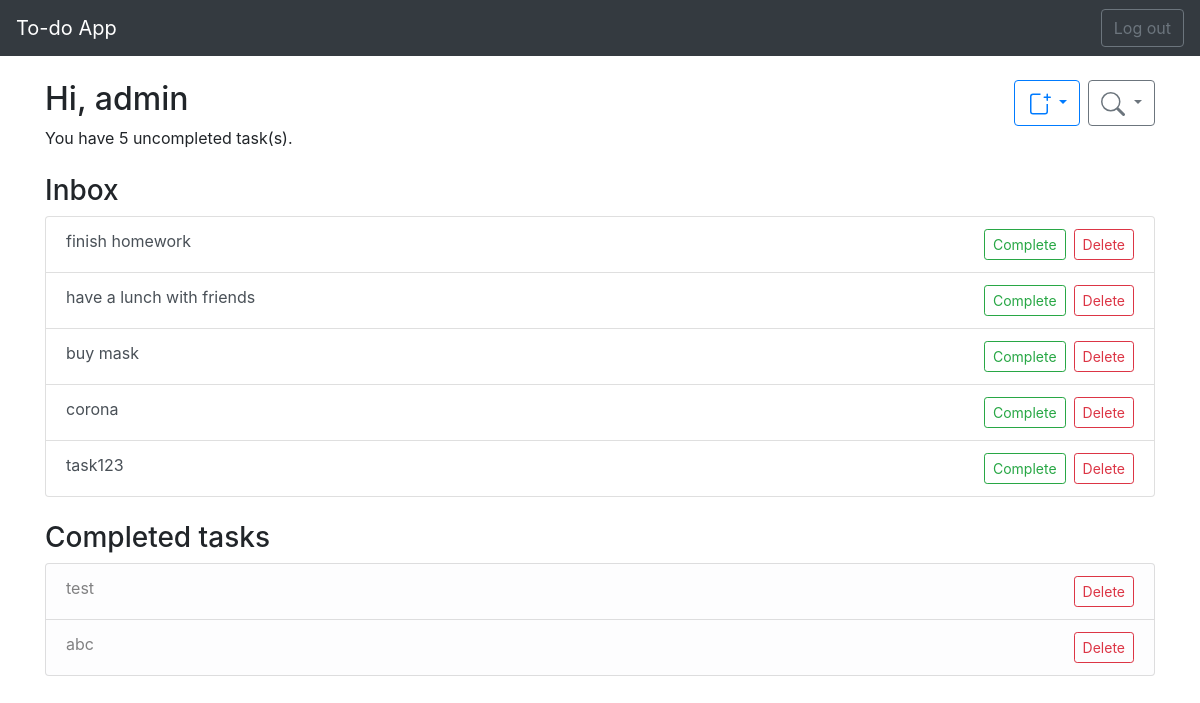
Page /list/ (signed in) on the earlier database version.
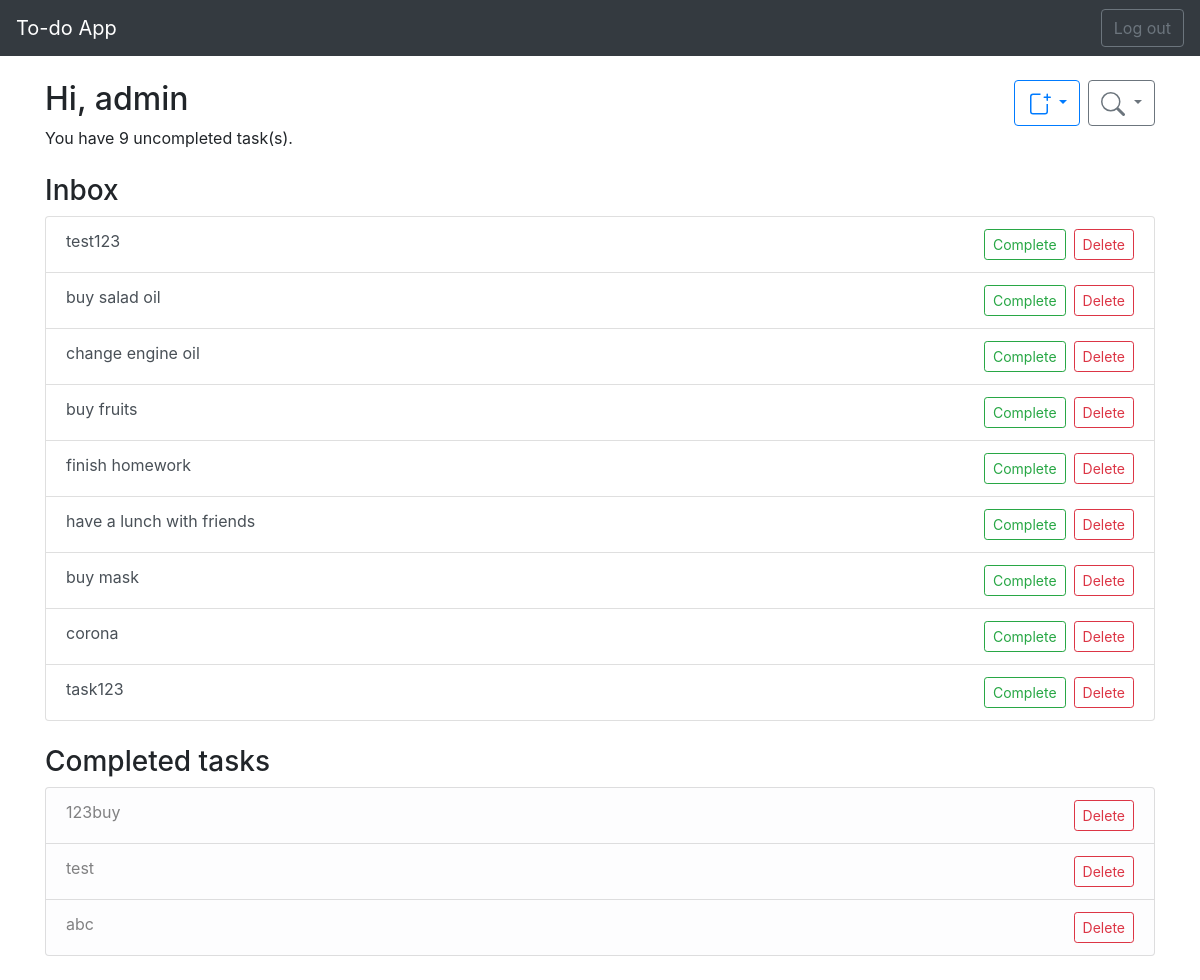
Same page on the later database version.
### todoapp/models.py (models this page shows)
class Todo(models.Model):
    user = models.ForeignKey(settings.AUTH_USER_MODEL, on_delete=models.CASCADE,)
    text = models.CharField(max_length=128, null=False, help_text="This field is required.",)
    added_date = models.DateTimeField(auto_now_add=True)
    done = models.BooleanField(default=False)

### todoapp/views.py (the view)
# urls.py: path('list/', views.todo_list, name='list'),
@login_required
def todo_list(request):
    todo_items = Todo.objects.filter(user=request.user, done=False).order_by('-added_date')
    completed_items = Todo.objects.filter(user=request.user, done=True).order_by('-added_date')
    return render(request, 'todoapp/list.html', {
        "todo_items": todo_items,
        "completed_times": completed_items,
    })

### todoapp/templates/todoapp/list.html (shortened to what this page needs)
{% extends 'base.html' %}
    {% block content %}
        <div class="row mt-4">
            <div class="col d-flex justify-content-between">
                <h2>Hi, {{ user.get_username }}</h2>
                <div class="d-flex">
                    <div class="btn-group mr-2">
                        <button type="button" class="btn btn-outline-primary dropdown-toggle" data-toggle="dropdown" aria-haspopup="true" aria-expanded="false">
                        </button>
                    </div>
                    <div class="btn-group">
                        <button type="button" class="btn btn-outline-secondary dropdown-toggle" data-toggle="dropdown" aria-haspopup="true" aria-expanded="false">
                        </button>
                    </div>
                </div>
            </div>
        </div>
        <div class="row ml-0">
            <p>You have {{ todo_items.count }} uncompleted task(s).</p>
        </div>
        <div class="row mt-2">
            <div class="col">
                <h3>Inbox</h3>
                <ul class="list-group">
                    {% for todo_item in todo_items %}
                        <li class="list-group-item list-group-item-action d-flex justify-content-between">{{ todo_item.text }}
                            <div class="btn-group">
                                <form action="{% url 'todoapp:finish' todo_item.id %}" method="post">
                                    <button type="submit" class="btn btn-sm btn-outline-success mr-2">Complete</button>
                                </form>
                                <form action="{% url 'todoapp:delete' todo_item.id %}" method="post">
                                    <button type="submit" class="btn btn-sm btn-outline-danger">Delete</button>
                                </form>
                            </div>
                        </li>
                    {% endfor %}
                </ul>
            </div>
        </div>
        {% if completed_times %}
            <div class="row mt-4 mb-4">
                <div class="col">
                    <h3>Completed tasks</h3>
                    <ul class="list-group">
                        {% for item in completed_times %}
                            <li class="list-group-item list-group-item-action list-group-item-light">{{ item.text }}
                                <div class="float-right">
                                    <form action="{% url 'todoapp:delete' item.id %}" method="post">
                                        <button type="submit" class="btn btn-sm btn-outline-danger">Delete</button>
                                    </form>
                                </div>
                        {% endfor %}
                    </ul>
                </div>
            </div>
        {% endif %}
    {% endblock %}

Differences in the rows shown:
added Todo: text "test123", shown under "Inbox"
added Todo: text "buy salad oil", shown under "Inbox"
added Todo: text "change engine oil", shown under "Inbox"
added Todo: text "buy fruits", shown under "Inbox"
added Todo: text "123buy", shown under "Completed tasks"
Other differences:
{{ todo_items.count }}: "5" → "9"
